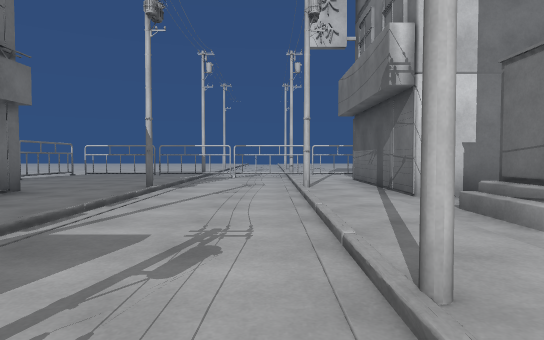
[1] (above)

13 first-person views from a walk through a 3-D level made in the Unity game engine. The camera is 1.2 m above the floor, tilts 2° down and sees 75° across. The floor is counted in squares, 2 m on a side. Each view is taken from the middle of a square. On the plan, view 1 faces up. The plan holds only what a view shows up to about 10 squares ahead; the rest is blank. The place goes on beyond the plan. The player character is not drawn.

[2]
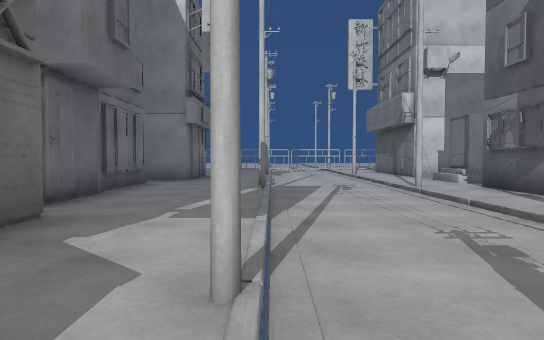

[3]
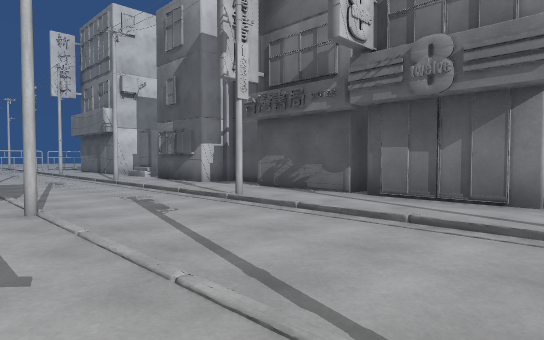

[4]
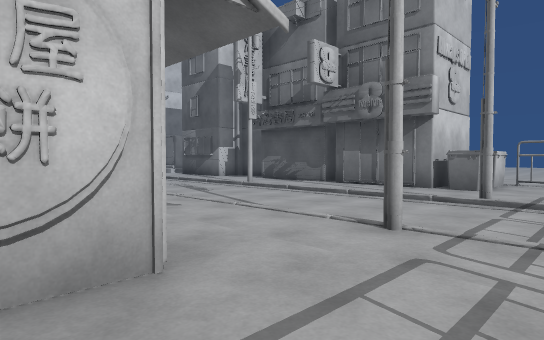

[5]
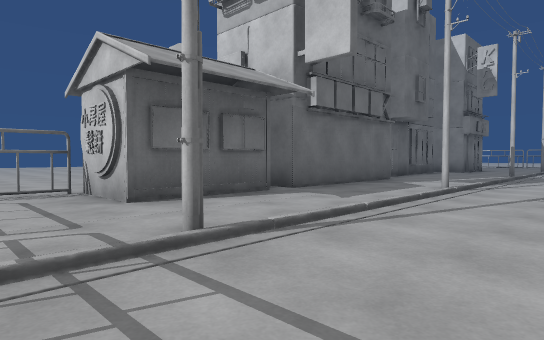

[6]
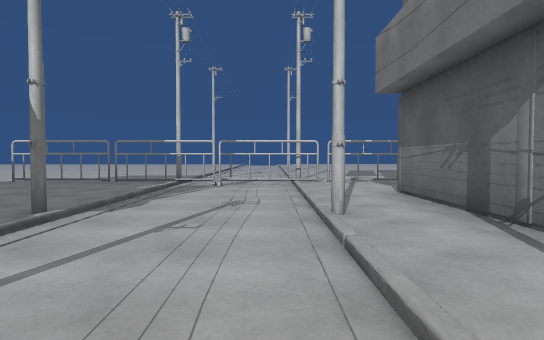

[7]
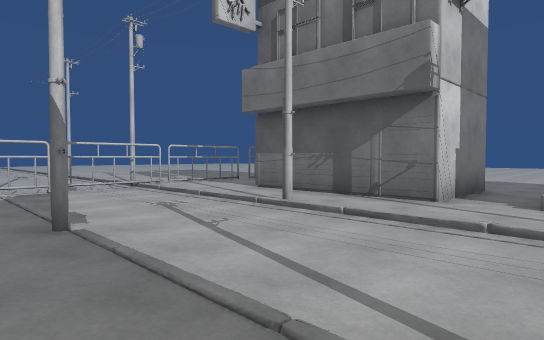

[8]
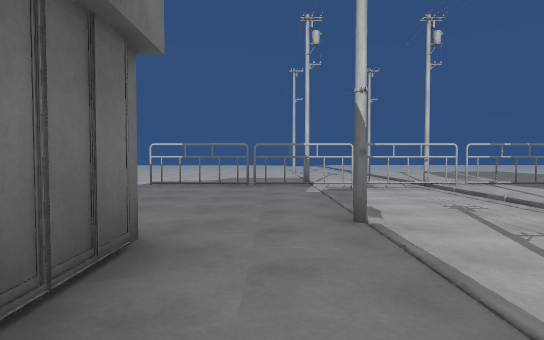

[9]
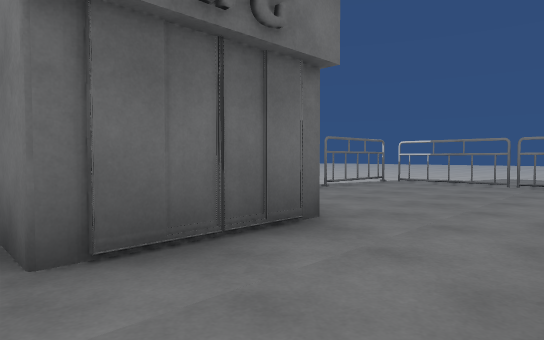

[10]
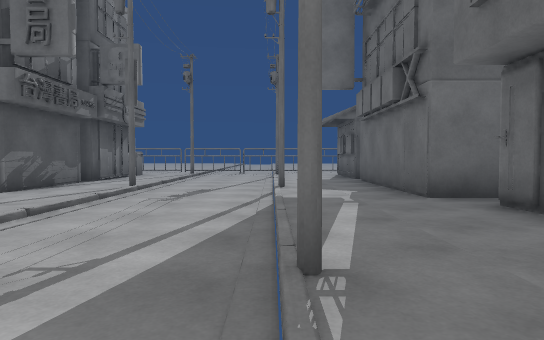

[11]
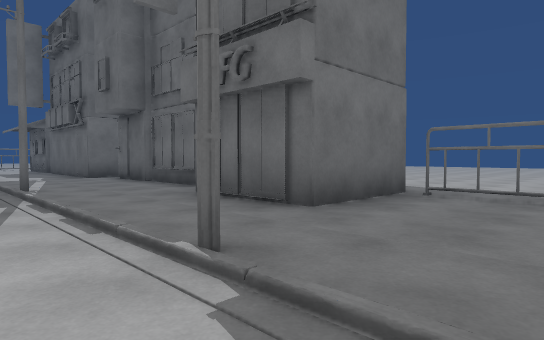

[12]
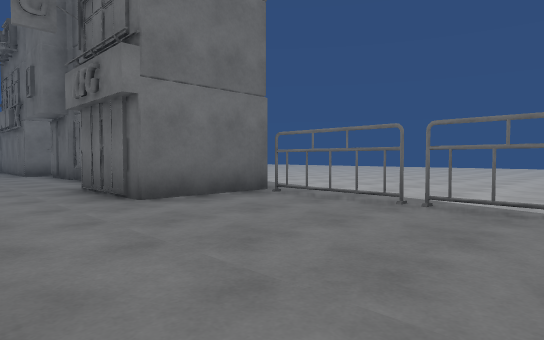

[13]
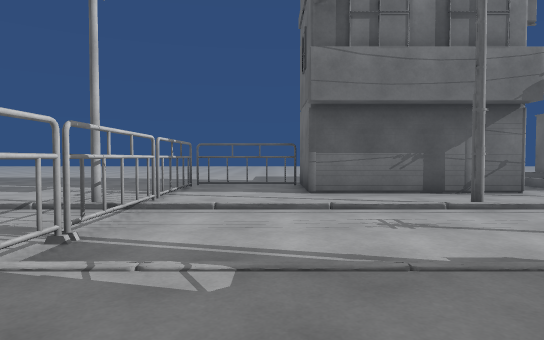

### Floor plan
Key: @ floor where view 1 was taken; # wall or solid block; . main floor; - floor 0.25 m lower than the main floor; / step, stairs or slope; ^ raised ledge; T thing the floor can be seen under or through.
Columns run from 13 left of view 1 to 3 right of it. Each row starts with its distance up from view 1.
 14         ..  --
 13        ..../--..
 12       ...../--..
 11       ..TTTTTTTT#
 10       .T.../--..
  9  ......#.../--..
  8 .........../--.##
  7 .......#.../--.#
  6 .......#...#--.#
  5  ......###.---.##
  4   ....  ##./--..#
  3         .../--.##
  2         #../--.#
  1         #..#--.#
  0         #../-@.#
 -1         #../--.#
 -2         ##./--.#
 -3          #./--.#
 -4          #.#--.#
 -5         ##./--.#
 -6          #./--.#
 -7   ...    #./--.##
 -8   ......##./--.^^
 -9    ....#...#--..
-10         .../--

Positions as (right, up) in squares from view 1, and headings:
1: (0, 0), facing up
2: (-2, -5), facing up
3: (-3, -8), facing up-right
4: (-5, -10), facing up-right
5: (0, -10), facing up-left
6: (0, 3), facing up
7: (-3, 3), facing up-right
8: (-3, 3), facing up
9: (-2, 3), facing up-left
10: (-2, 3), facing down
11: (-1, 8), facing down-left
12: (-2, 10), facing down-left
13: (-4, 9), facing right
